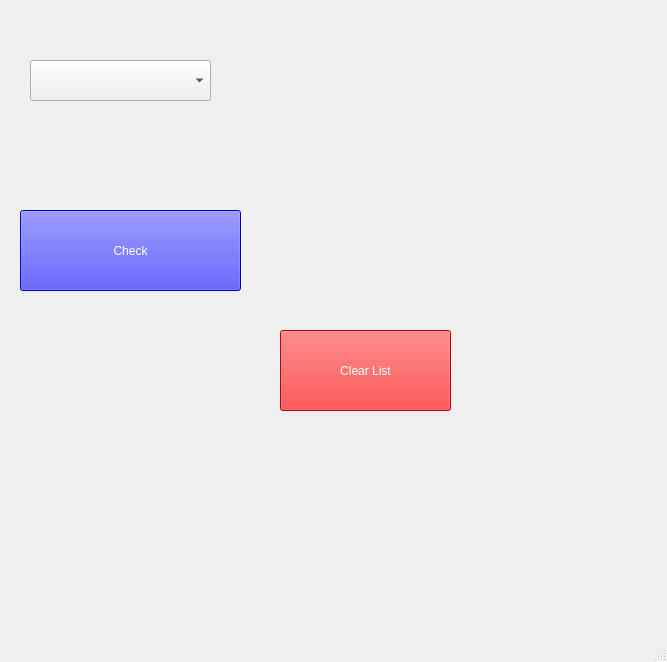
<?xml version="1.0" encoding="UTF-8"?>
<ui version="4.0">
 <class>MainWindow</class>
 <widget class="QMainWindow" name="MainWindow">
  <property name="geometry">
   <rect>
    <x>0</x>
    <y>0</y>
    <width>667</width>
    <height>662</height>
   </rect>
  </property>
  <property name="windowTitle">
   <string>MainWindow</string>
  </property>
  <widget class="QWidget" name="centralwidget">
   <widget class="QPushButton" name="pushButton_check">
    <property name="geometry">
     <rect>
      <x>20</x>
      <y>210</y>
      <width>221</width>
      <height>81</height>
     </rect>
    </property>
    <property name="styleSheet">
     <string notr="true">background-color: rgb(0, 0, 255);
color: rgb(255, 255, 255);
font: 14pt &quot;Segoe UI&quot;;</string>
    </property>
    <property name="text">
     <string>Check</string>
    </property>
   </widget>
   <widget class="QPushButton" name="pushButton_clear">
    <property name="geometry">
     <rect>
      <x>280</x>
      <y>330</y>
      <width>171</width>
      <height>81</height>
     </rect>
    </property>
    <property name="styleSheet">
     <string notr="true">background-color: rgb(255, 0, 0);
color: rgb(255, 255, 255);
font: 14pt &quot;Segoe UI&quot;;</string>
    </property>
    <property name="text">
     <string>Clear List</string>
    </property>
   </widget>
   <widget class="QComboBox" name="comboBox">
    <property name="geometry">
     <rect>
      <x>30</x>
      <y>60</y>
      <width>181</width>
      <height>41</height>
     </rect>
    </property>
   </widget>
  </widget>
  <widget class="QMenuBar" name="menubar">
   <property name="geometry">
    <rect>
     <x>0</x>
     <y>0</y>
     <width>667</width>
     <height>21</height>
    </rect>
   </property>
  </widget>
  <widget class="QStatusBar" name="statusbar"/>
 </widget>
 <resources/>
 <connections/>
</ui>
